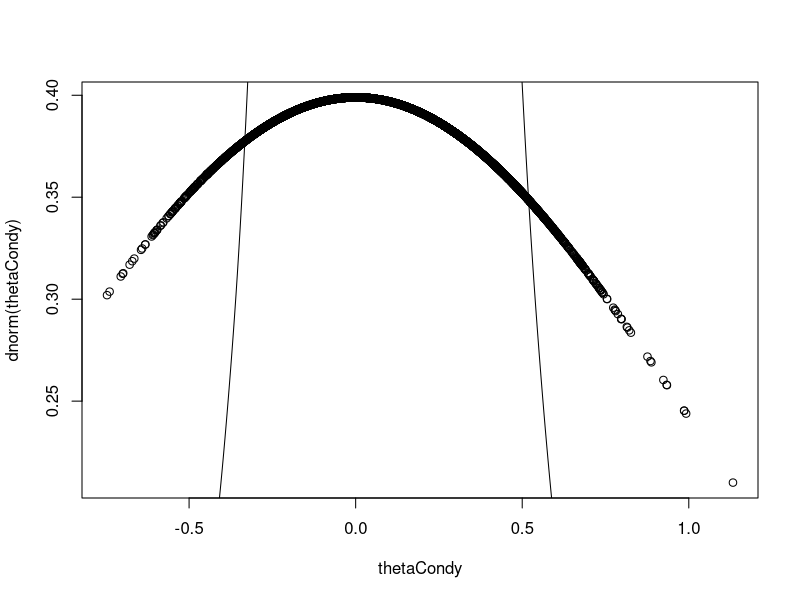

Here is the R script that generated this plot:
theta<-function(p){log(p/(1-p))}

# La loi a priori de theta
mu<-0
sigma2<-0.0625
sigma<-sqrt(sigma2)
y<-4
n<-5
mLogf<-function(theta){-y*theta+n*log(1+exp(theta))+(theta-mu)^2/(2*sigma2)}
max<-nlm(mLogf,p=0,hessian=T)
max

# valeur maximale de f
thetaBar<-max$estimate
thetaBar
var<-max$hessian^(-1)
var


thetaRejet<-function(m){
  mu<-0
  sigma2<-0.0625
  sigma<-sqrt(sigma2)
  y<-4
  n<-5
  Y<-rep(0,m)
  for(i in 1:m){
    # etape 1, gerer X ~ g(x)
    x<-rnorm(1, mu, sigma)
    # etape 2, gerer U ~ U(0,1)
    u <-runif(1)
    
    # etape 3, si u <= p(x)/(cg(x)), posons Y = x, sinon on retourne a l'etape 1.
    c_<- exp(y*log(4))/(1+exp(log(4)))^n
    while(u > exp(y*x)/(c_*(1+exp(x))^n)){
      # etape 1, gerer X ~ g(x)
      x<-rnorm(1, mu, sigma)
      # etape 2, gerer U ~ U(0,1)
      u <-runif(1)
    }
    Y[i]<-x
  }
  return(Y)
}
m<-10000
Y<-thetaRejet(m)
p<-function(theta){exp(theta)/(1+exp(theta))}
p(mean(Y))
# d
thetaCondy<-rnorm(m,thetaBar,sqrt(var))
plot(thetaCondy,dnorm(thetaCondy))
lines(density(Y))
